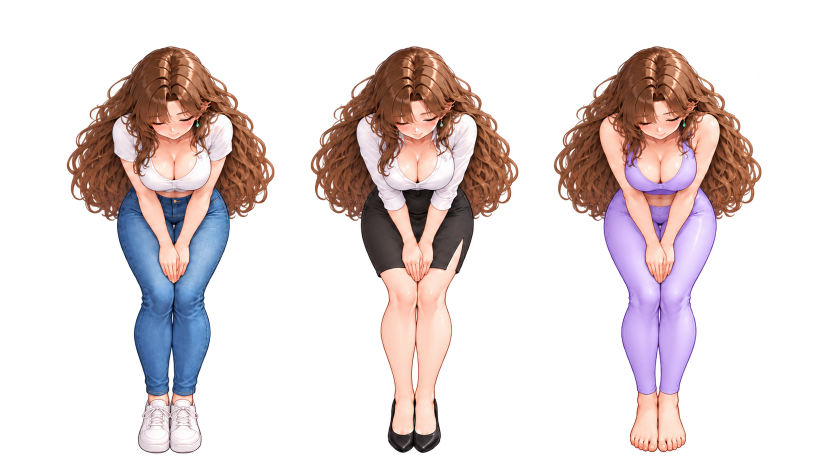
#> input picture assets/characters/poses/hero_bow_apology_3outfits.png, 1672 x 941 px, found by its file name (shown at 1/2 size); its folder holds 4 pictures in this run
$ python make-cast-art.py
#> lines starting #> are read from the running program, lines starting #| are printed output that depends on the picture; after the words box and inside, x2 and y2 are one past the last pixel; in counts of white or black regions, pixels touching at a corner belong together
#!/usr/bin/env python3
"""Slice the hero pose sheets (3 outfits) and casual-men sheets (4 men) into single transparent WebP figures
for the road encounter. Fringe pixels (faint red/blue edge) are removed and edge colours are pulled from the body."""
import sys,json
from pathlib import Path
import numpy as np
from PIL import Image
from scipy import ndimage as ndi
ROOT=Path(sys.argv[1]) if len(sys.argv)>1 else Path('.')
CH=ROOT/'assets/characters'; OUT=CH/'encounter'; OUT.mkdir(exist_ok=True)
K=1.0  # 원본 해상도 유지 (예전 0.55배 축소는 화질 저하의 원인이었음)
def clean(a):
    al=a[...,3].astype(np.int32)
    keep=al>=110
    lab,n=ndi.label(ndi.binary_dilation(keep,iterations=3))
    if n:
        sizes=ndi.sum(keep,lab,range(1,n+1))
        small=np.isin(lab,[i+1 for i,s in enumerate(sizes) if s<500])
        keep&=~small
    solid=al>=250
    idx=ndi.distance_transform_edt(~solid,return_distances=False,return_indices=True)
    rgb=a[...,:3][idx[0],idx[1]]
    edge=keep&~solid
    rgb=np.where(edge[...,None],rgb,a[...,:3])
    new=np.where(keep,np.minimum(255,al*1.0),0)
    new=np.where(keep&(al>=190),255,new)
    out=np.dstack([rgb,new.astype(np.uint8)]).astype(np.uint8)
    return out
def split_cols(a,n):
    proj=(a[...,3]>40).sum(axis=0).astype(float)
    proj=ndi.uniform_filter1d(proj,25)
    W=a.shape[1];cuts=[0]
    for k in range(1,n):
        c=W*k//n;lo,hi=c-130,c+130
        cuts.append(int(lo+np.argmin(proj[lo:hi])))
    cuts.append(W);return cuts
def largest(a):
    lab,n=ndi.label(ndi.binary_dilation(a[...,3]>0,iterations=8))
    if n<2: return a
    sizes=ndi.sum(a[...,3]>0,lab,range(1,n+1));k=int(np.argmax(sizes))+1
    a=a.copy();a[lab!=k]=0;return a
def save(a,name):
    ys,xs=np.where(a[...,3]>0);box=(xs.min(),ys.min(),xs.max()+1,ys.max()+1)
    im=Image.fromarray(a).crop(box)
    im=im.resize((max(1,round(im.width*K)),max(1,round(im.height*K))),Image.LANCZOS)
    im.save(OUT/(name+'.webp'),'WEBP',quality=96,alpha_quality=100,method=6)
    return im.size
manifest={}
OUTFITS=['jeans','office','lavender-yoga']
for pose,f in [('bow','hero_bow_apology_3outfits'),('pray','hero_heart_pray_3outfits'),('surprised','hero_surprised_3outfits'),('kneel','hero_kneel_front_3outfits'),('run','hero_run_away_back_3outfits'),('crawl','hero_crawl_back_3outfits')]:
    a=np.array(Image.open(CH/'poses'/(f+'.png')).convert('RGBA'));cuts=split_cols(a,3)
#> further down, a is the input picture: shape (941, 1672, 4); mean R, G, B, A 87.3, 75.6, 75.3, 77.6
#> in split_cols, `proj=(a[...,3]>40).sum(axis=0).astype(float)`: proj = 1672 values, max 812 at index 349, min 0 at index 0, mean 293.8
#> in split_cols, `proj=ndi.uniform_filter1d(proj,25)`: proj = 1672 values, max 811 at index 360, min 0 at index 0, mean 293.8
#> after the loop in split_cols, `for k in range(1,n):`: cuts = [0, 561, 1049]
#> after `cuts = split_cols(a, 3)`: cuts = [0, 561, 1049, 1672]
    for i,o in enumerate(OUTFITS):
        cell=np.zeros_like(a);cell[:,cuts[i]:cuts[i+1]]=a[:,cuts[i]:cuts[i+1]]
        manifest[f'hero_{o}_{pose}']=save(clean(cell),f'hero_{o}_{pose}')
#> this loop made 3 passes
#> pass 1, in clean, `al=a[...,3].astype(np.int32)`:
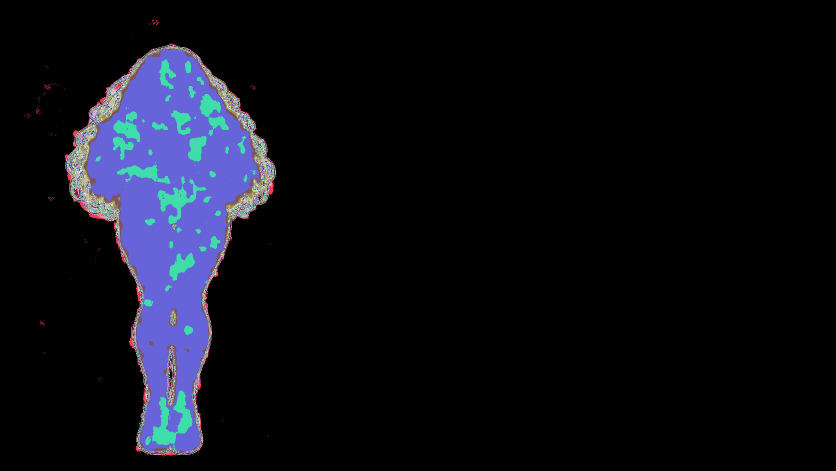
#> al: shape (941, 1672) int32 (shown at 1/2 size); 256 distinct labels, from 0 to 255; one colour per label, 0 black
#> pass 1, in clean, `keep=al>=110`:
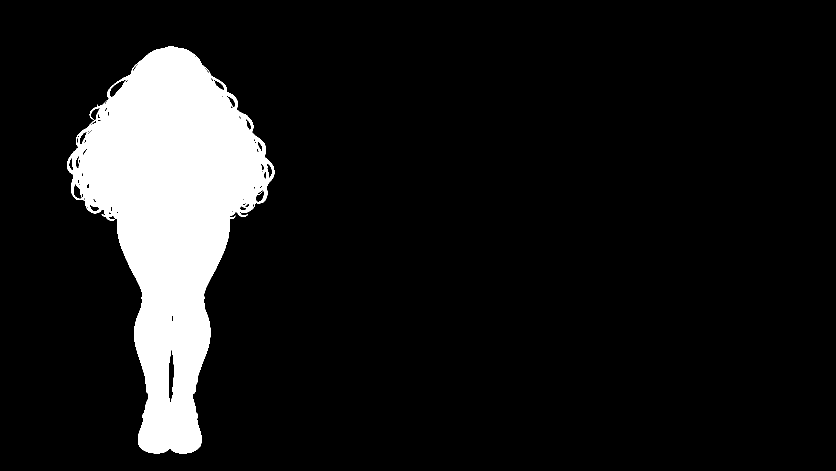
#> keep: shape (941, 1672) bool (shown at 1/2 size); 10.4% white; 1 white region, box (x1, y1, x2, y2) and area: (134, 93, 549, 907) 164361
#> pass 1, in clean, `lab,n=ndi.label(ndi.binary_dilation(keep,iterations=3))`:
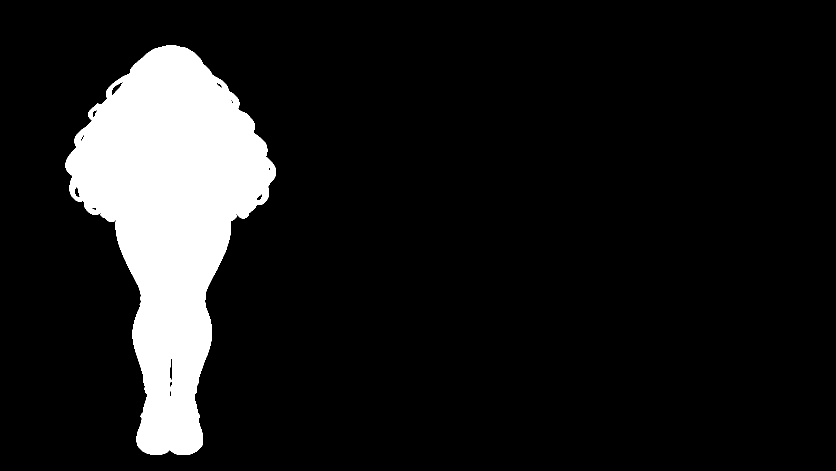
#> lab: shape (941, 1672) int32 (shown at 1/2 size); values 0 (black) and 1 (white), 11.1% white; 1 white region, box (x1, y1, x2, y2) and area: (131, 90, 552, 910) 173948
#> after the loop:
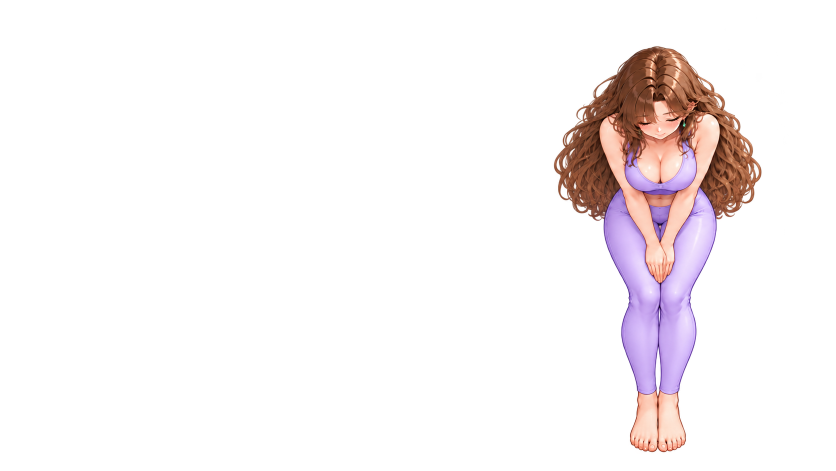
#> cell: shape (941, 1672, 4) (shown at 1/2 size); mean R, G, B, A 31.8, 26.6, 27.5, 25.8; transparent parts drawn white
#> after the loop, manifest = {'hero_jeans_bow': (415, 814), 'hero_office_bow': (415, 814), 'hero_lavender-yoga_bow': (415, 812)}
#> pass 2 of the loop `for pose,f in [('bow','hero_bow_apology_3outfits'),('pray','hero_heart..`:
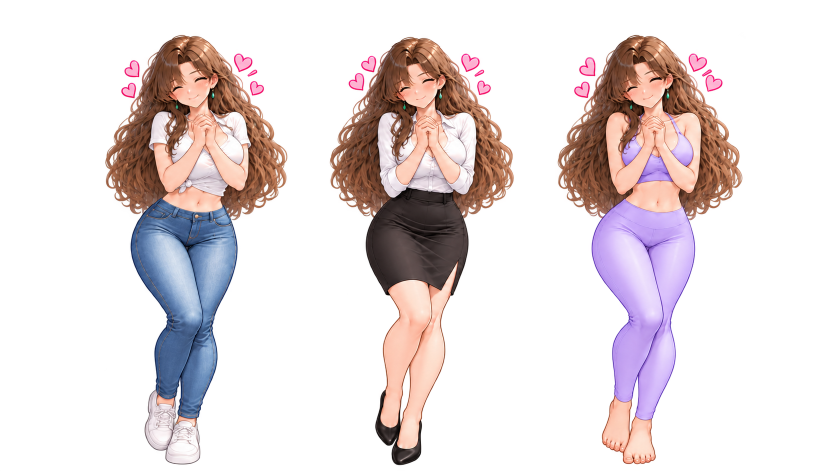
#> input picture assets/characters/poses/hero_heart_pray_3outfits.png, 1672 x 941 px, found by its file name (shown at 1/2 size)
#> a is the input picture: shape (941, 1672, 4); mean R, G, B, A 68, 55.9, 57.1, 74.6
#> `cuts = split_cols(a, 3)`: cuts = [0, 587, 1040, 1672]
#> the loop `for i,o in enumerate(OUTFITS):` made 3 passes
#> pass 1, in clean (call 4), `lab,n=ndi.label(ndi.binary_dilation(keep,iterations=3))`:
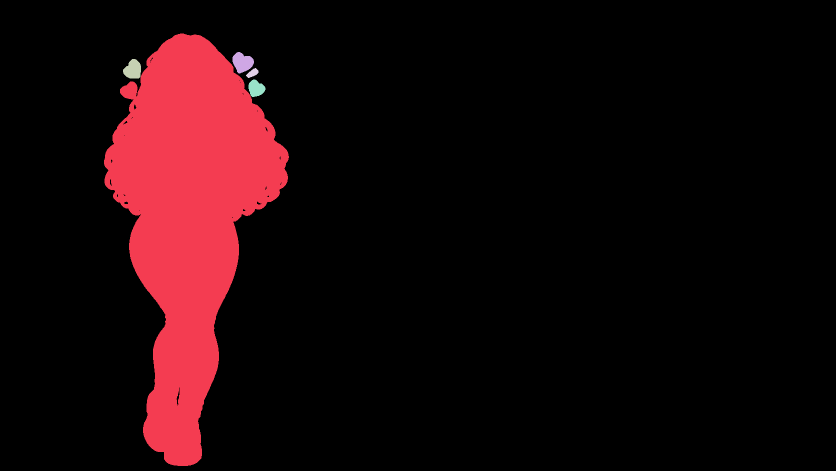
#> lab: shape (941, 1672) int32 (shown at 1/2 size); 6 distinct labels, from 0 to 5; one colour per label, 0 black
#> after the loop `for i,o in enumerate(OUTFITS):`:
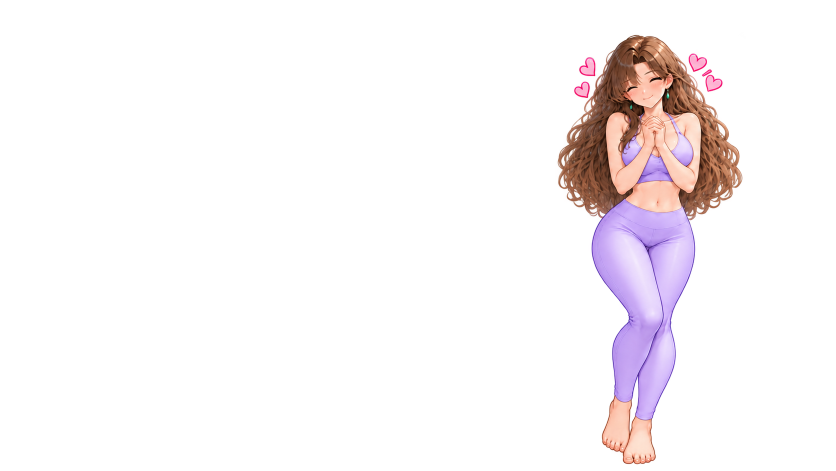
#> cell: shape (941, 1672, 4) (shown at 1/2 size); mean R, G, B, A 26, 20.7, 22.5, 24.9; transparent parts drawn white
#> after the loop `for i,o in enumerate(OUTFITS):`: manifest = {'hero_jeans_bow': (415, 814), 'hero_office_bow': (415, 814), 'hero_lavender-yoga_bow': (415, 812), 'hero_jeans_pray': (364, 859), 'hero_office_pray': (368, 856), 'hero_lavender-yoga_pray': (369, 858)}
#> (the run stopped early here; a loop or call above may not have finished)
